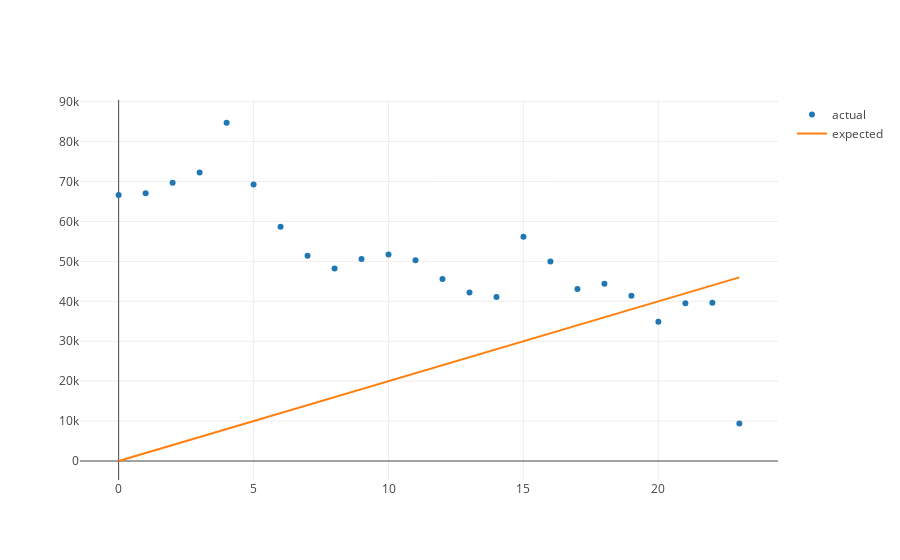

This figure's notebook cell:
### Markdown cell above
So with each one value increase in x *our increase* in y stays constant.  This is a linear equation.  We can multiply x by whatever we want.  Notice that this will still produce a line.  The only difference will be how steep the line is.  The larger the number x by the steeper the line, and vice versa.  Replace the number 2000 with different numbers to see how the line changes.  If we want to point the line downwards instead of upwards, we multiply x by a negative number.

### Code cell
def y_hat(x):
    # change the number 2000 here     
    return 2000*x

varying_y_hats = list(map(y_hat, months_since_september))
varying_model = {'x': months_since_september, 'y': varying_y_hats, 'name':'expected'}
iplot([scatter, varying_model])

### Figure 1 — Plotly figure (JSON) as saved in the notebook; plotly's stock layout.template omitted (floating-point values rounded to 4 significant figures)
{"data": [{"mode": "markers", "name": "actual", "type": "scatter", "uid": "64a03bff-ce20-4490-9650-7513ba1fa97c", "x": [0, 1, 2, 3, 4, 5, 6, 7, 8, 9, 10, 11, 12, 13, 14, 15, 16, 17, 18, 19, 20, 21, 22, 23], "y": [66609, 67048, 69664, 72238, 84721, 69224, 58697, 51430, 48239, 50574, 51707, 50305, 45590, 42180, 41054, 56182, 49965, 43094, 44414, 41393, 34903, 39535, 39627, 9400]}, {"name": "expected", "type": "scatter", "uid": "aa0ec4ca-9e1d-47ec-8f96-ffd447f13b0c", "x": [0, 1, 2, 3, 4, 5, 6, 7, 8, 9, 10, 11, 12, 13, 14, 15, 16, 17, 18, 19, 20, 21, 22, 23], "y": [0, 2000, 4000, 6000, 8000, 10000, 12000, 14000, 16000, 18000, 20000, 22000, 24000, 26000, 28000, 30000, 32000, 34000, 36000, 38000, 40000, 42000, 44000, 46000]}], "layout": {"autosize": true, "xaxis": {"autorange": true, "range": [-1.417, 24.42], "type": "linear"}, "yaxis": {"autorange": true, "range": [-4780.0, 90830.0], "type": "linear"}}}
